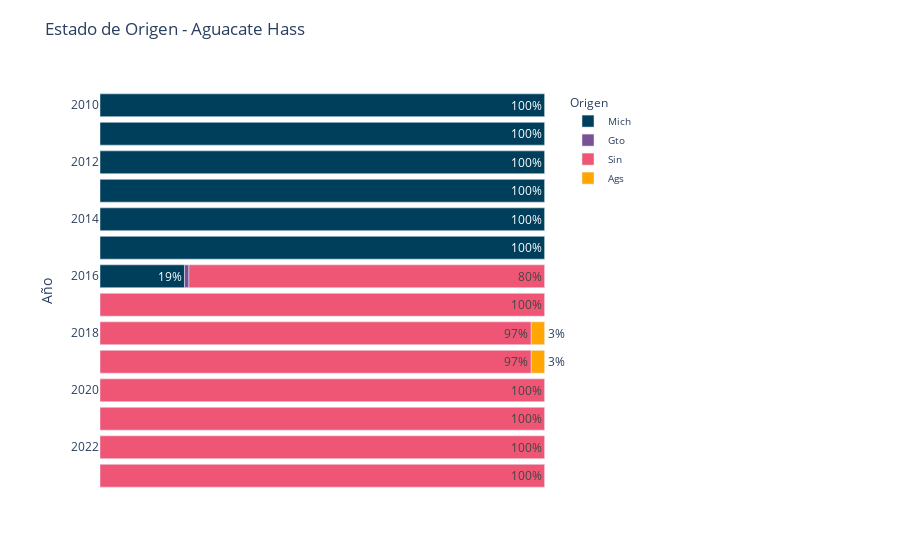

Write notebook code for a chart like this one.
### Code cell
aux1 = pd.DataFrame(((Aguacate_Hass.groupby(["year",'Origen']).count()['Fecha'])/(Aguacate_Hass.groupby("year").count()['Fecha'])*100).round().astype(int)).reset_index()
fig = px.bar(aux1[aux1['year'] >= 2010], x="Fecha", y="year", color="Origen",
             color_discrete_sequence=['#003f5c', '#7a5195','#ef5675', '#ffa600'],
             title="Estado de Origen - Aguacate Hass", text_auto = True,orientation='h')
fig.layout.xaxis.ticksuffix="%"
fig.update_layout(
    yaxis=dict(
        showgrid=False,
        showline=False,
        showticklabels=True,
        domain=[0, 0.95],
    ),
    xaxis=dict(
        zeroline=False,
        showline=False,
        showticklabels=True,
        showgrid=True,
        visible = False,
        domain=[0, 0.60],
    ),
   
    legend=dict(x=0.6, y=0.95, font_size=10),
    margin=dict(l=100, r=20, t=70, b=70),
    paper_bgcolor='#FFFFFF',
    plot_bgcolor='#FFFFFF',
    xaxis_title="",
    yaxis_title="Año",uniformtext_minsize=8, uniformtext_mode='hide'
)
fig.update_yaxes(autorange="reversed")
fig.show()

### Figure 1 — Plotly figure (JSON) as saved in the notebook; plotly's stock layout.template omitted (floating-point values rounded to 4 significant figures)
{"data": [{"alignmentgroup": "True", "hovertemplate": "Origen=Mich<br>Fecha=%{x}<br>year=%{y}<extra></extra>", "legendgroup": "Mich", "marker": {"color": "#003f5c", "pattern": {"shape": ""}}, "name": "Mich", "offsetgroup": "Mich", "orientation": "h", "showlegend": true, "textposition": "auto", "texttemplate": "%{x}", "type": "bar", "x": [100, 100, 100, 100, 100, 100, 19], "xaxis": "x", "y": [2010, 2011, 2012, 2013, 2014, 2015, 2016], "yaxis": "y"}, {"alignmentgroup": "True", "hovertemplate": "Origen=Gto<br>Fecha=%{x}<br>year=%{y}<extra></extra>", "legendgroup": "Gto", "marker": {"color": "#7a5195", "pattern": {"shape": ""}}, "name": "Gto", "offsetgroup": "Gto", "orientation": "h", "showlegend": true, "textposition": "auto", "texttemplate": "%{x}", "type": "bar", "x": [1], "xaxis": "x", "y": [2016], "yaxis": "y"}, {"alignmentgroup": "True", "hovertemplate": "Origen=Sin<br>Fecha=%{x}<br>year=%{y}<extra></extra>", "legendgroup": "Sin", "marker": {"color": "#ef5675", "pattern": {"shape": ""}}, "name": "Sin", "offsetgroup": "Sin", "orientation": "h", "showlegend": true, "textposition": "auto", "texttemplate": "%{x}", "type": "bar", "x": [80, 100, 97, 97, 100, 100, 100, 100], "xaxis": "x", "y": [2016, 2017, 2018, 2019, 2020, 2021, 2022, 2023], "yaxis": "y"}, {"alignmentgroup": "True", "hovertemplate": "Origen=Ags<br>Fecha=%{x}<br>year=%{y}<extra></extra>", "legendgroup": "Ags", "marker": {"color": "#ffa600", "pattern": {"shape": ""}}, "name": "Ags", "offsetgroup": "Ags", "orientation": "h", "showlegend": true, "textposition": "auto", "texttemplate": "%{x}", "type": "bar", "x": [3, 3], "xaxis": "x", "y": [2018, 2019], "yaxis": "y"}], "layout": {"barmode": "relative", "legend": {"font": {"size": 10}, "title": {"text": "Origen"}, "tracegroupgap": 0, "x": 0.6, "y": 0.95}, "margin": {"b": 70, "l": 100, "r": 20, "t": 70}, "paper_bgcolor": "#FFFFFF", "plot_bgcolor": "#FFFFFF", "title": {"text": "Estado de Origen - Aguacate Hass"}, "uniformtext": {"minsize": 8, "mode": "hide"}, "xaxis": {"anchor": "y", "domain": [0, 0.6], "showgrid": true, "showline": false, "showticklabels": true, "ticksuffix": "%", "title": {"text": ""}, "visible": false, "zeroline": false}, "yaxis": {"anchor": "x", "autorange": "reversed", "domain": [0, 0.95], "showgrid": false, "showline": false, "showticklabels": true, "title": {"text": "Año"}}}}
